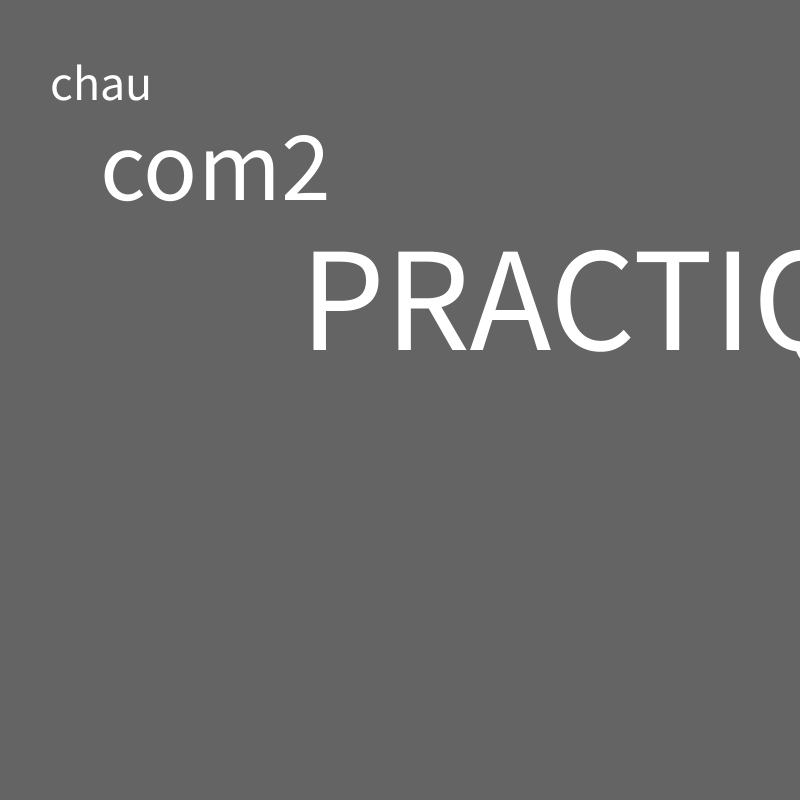
Frame 1 (no input)
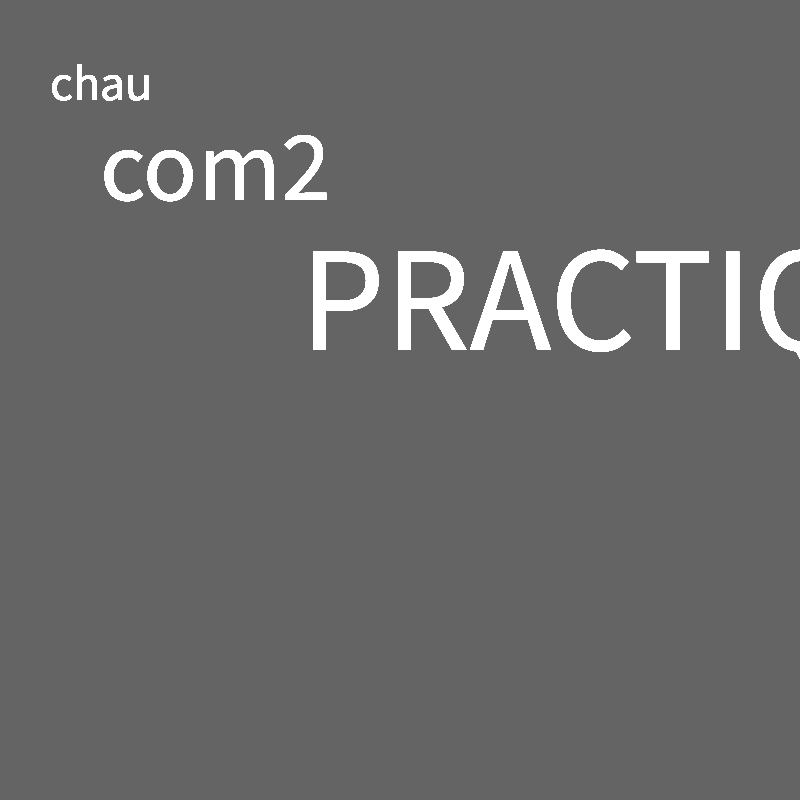
Frame 60 (the mouse pressed at the canvas centre just before this capture)
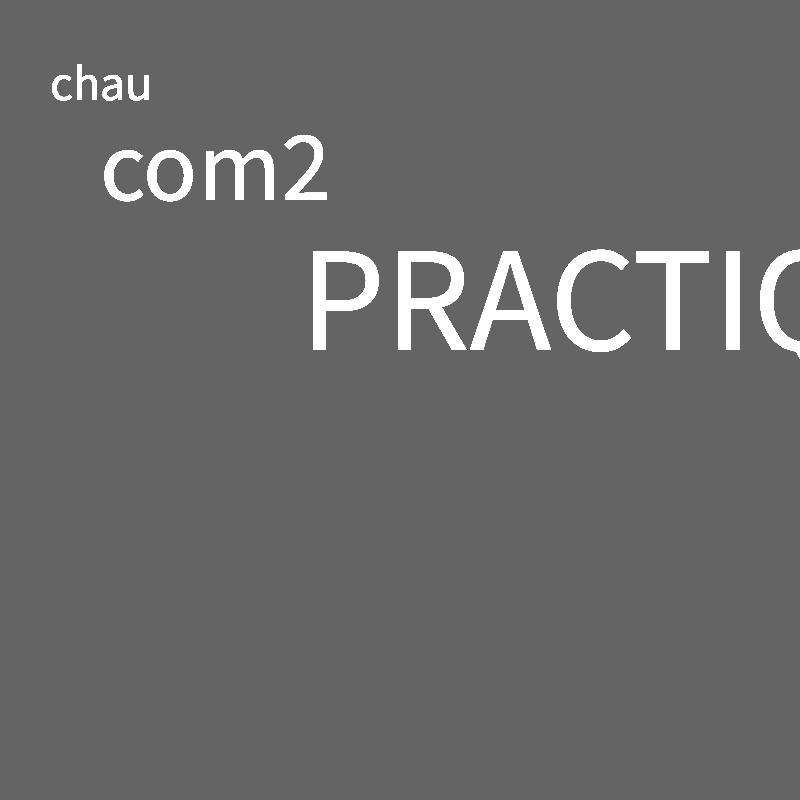
Frame 120 (the mouse held since frame 60 and released just before this capture)

The Processing sketch that drew these frames (run headless with seeded random() and noise(); from frame 60 on, the mouse is pressed at the canvas centre):

// Processing sketch: ej05b_funciones_void
// ── ej05b_funciones_void.pde

void setup() {
  size(800, 800 );
  background( 100 );
  
  float r = 100;  //variable LOCAL
}

void draw() {
  //llamo a la funcion ojo y la ejecuto
  //ojoValen();
  //ojoAlexis();
  
  /*
  ojoProfeConVariable();

  ojoProfeConParam( 400 );
  ojoProfeConParam( 250 );
  ojoProfeConParam( 200 );
  ojoProfeConParam( 100 );
  ojoProfeConParam( 30 );
  */
  
  //texto( "hola", 50, random(width), random(height) );
  
  texto( "chau", 50, 50, 100 );
  texto( "com2", 100, 100, 200 );
  texto( "PRACTIQUEN", 150, 300, 350 );
}

// ── Funciones.pde

void texto( String s, int t, float x, float y ){
  textSize( t );
  text( s, x, y );
}

// -------------------------------------------------------

void ojoProfeConParam( int t ){  //t = variable local a.k.a. parametro
  fill (255);
  ellipse(width/2, height/2, t*2, t);

  fill (0, 255, 0);
  circle (width/2, height/2, t/4*3);

  fill(0);
  circle (width/2, height/2, t/2);
}

// -------------------------------------------------------

int tamanio = 500;  //variable GLOBAL (practica no recomendada)

void ojoProfeConVariable(){  
  fill (255);
  ellipse(width/2, height/2, tamanio*2, tamanio);

  fill (0, 255, 0);
  circle (width/2, height/2, tamanio/4*3);

  fill(0);
  circle (width/2, height/2, tamanio/2);
}

// -------------------------------------------------------

// declarando mi propia funcion
void ojoValen() {
  fill (255);
  ellipse(300, 300, 400, 200);

  fill (0, 255, 0);
  circle (300, 300, 150);

  fill(0);
  circle (300, 300, 100);
}

// -------------------------------------------------------

void ojoAlexis() {
  fill (255);
  ellipse(width/2, height/2, 400, 200);

  fill (0, 255, 0);
  circle (width/2, height/2, 150);

  fill(0);
  circle (width/2, height/2, 100);
}
